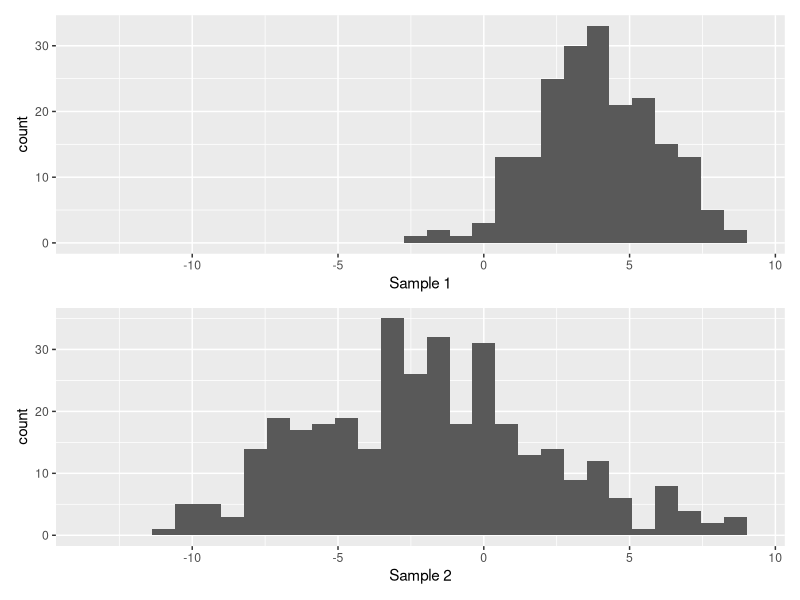
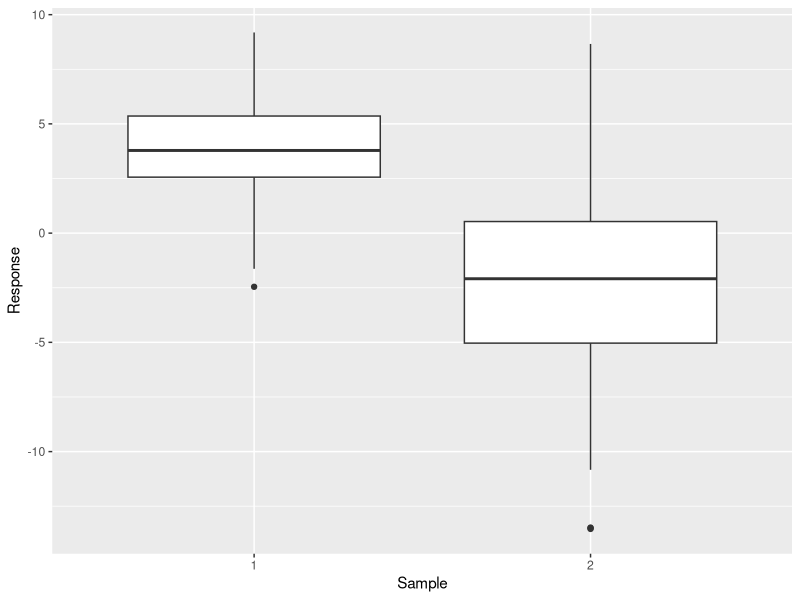

These figures' R source, in order: (Note: this script raises an error after producing the figures.)
## ---- chunk 1
knitr::opts_chunk$set(echo = FALSE, warning=FALSE, message=FALSE)
library(tidyverse)
library(knitr)
library(kableExtra)
library(ggplot2)
library(patchwork)
## ---- chunk 2
n1 <- 200
n2 <- 350
s1 <- rnorm(n1,4,2)
s2 <- rnorm(n2,-2,4)
p1 <- ggplot() + geom_histogram(aes(x = s1)) + scale_x_continuous(limits = c(min(s2),max(s1))) + xlab("Sample 1")
p2 <- ggplot() + geom_histogram(aes(x = s2)) + scale_x_continuous(limits = c(min(s2),max(s1))) + xlab("Sample 2")
p1 + p2 + plot_layout(ncol = 1)
## ---- chunk 3
xs <- c(s1,s2)
sm <- c(rep(1,n1),rep(2,n2))
df <- as.data.frame(cbind(xs,as.factor(sm)))
ggplot(data = df, aes(x = as.factor(sm), y = xs)) + geom_boxplot() + xlab("Sample") + ylab("Response")
## ---- chunk 4
wide <- as.data.frame(head(cbind(s1,s2)))
colnames(wide) <- c("Sample 1", "Sample 2")
kable(wide, caption = "An example of a hypothetical data set in wide form. Note that each of the two samples is its own column and there is no separate column designating a sample identification for each observation.",digits = 2) %>%
  kable_styling(bootstrap_options = c("striped", "hover"))
## ---- chunk 5
colnames(df) <- c("Observation", "Sample ID")
kable(head(df), caption = "An example of a hypothetical data set in long form. Note that there is one column for all of the observations in both samples and a separate column identifying which sample each observation came from",digits = 2) %>%
  kable_styling(bootstrap_options = c("striped", "hover"))
## ---- chunk 6
include_graphics("two-samp-tests.jpg")
